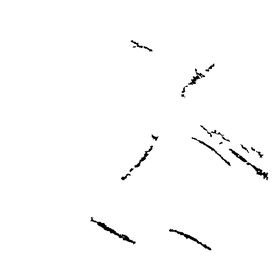
#> input picture data/1/after/manual.bmp, 278 x 278 px, shrunk from 480 x 480 before the run
$ python dilate_erode.py
#> lines starting #> are read from the running program, lines starting #| are printed output that depends on the picture
import cv2
import numpy as np


def dilate_erode(image, kernel_size):
    '''
    Runs two morphological operations on the given image
    (dilation and erosion) with the given kernel size
    '''
    kernel = np.ones((kernel_size, kernel_size), 'uint8')
    erode = cv2.erode(image, kernel, 1)
    dilate = cv2.dilate(erode, kernel, 1)
    return dilate


if __name__== '__main__':

    for file_name in range(1, 11):
        for type in ["after", "before"]:
            path = f"data/{file_name}/{type}/"
            manual = cv2.imread(path + "manual.bmp", 1)
#> manual is the input picture: shape (278, 278, 3); min 0, max 255, mean 252.1
            manual = cv2.cvtColor(manual, cv2.COLOR_BGR2GRAY)
#> manual: shape (278, 278)
            transformed = dilate_erode(manual, kernel_size=3)
#> in dilate_erode, `erode = cv2.erode(image, kernel, 1)`:
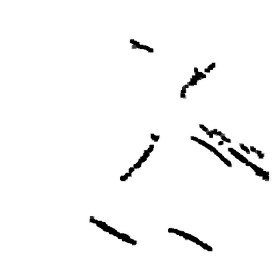
#> erode: shape (278, 278); min 0, max 255, mean 248.1
            cv2.imwrite(path + "transformed.bmp", transformed)
